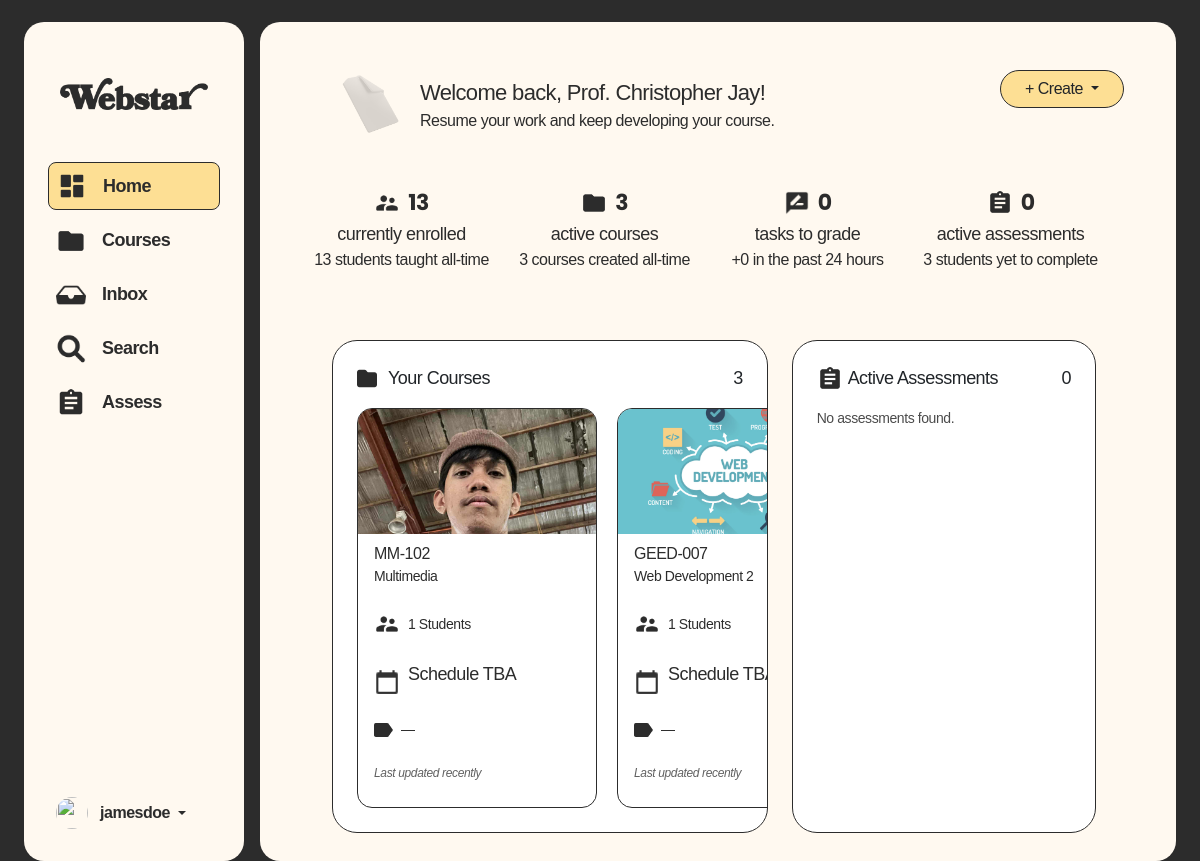
The app's page /prof/index.php (signed in) with its own data.
### tables this page shows
CREATE TABLE `courses` (
  `courseID` int(11) NOT NULL,
  `userID` int(11) NOT NULL,
  `courseCode` varchar(50) NOT NULL,
  `courseTitle` varchar(255) NOT NULL,
  `courseImage` varchar(255) NOT NULL,
  `isActive` int(3) NOT NULL DEFAULT 1,
  `code` varchar(20) NOT NULL,
  `section` varchar(20) NOT NULL
);

### prof/index.php (the view, shortened to what the rows shown need)
<?php
include('../shared/assets/database/connect.php');
include("../shared/assets/processes/prof-session-process.php");
$courses = [];
$result = executeQuery("SELECT * FROM courses WHERE userID = '$userID' AND isActive = '1' ORDER BY courseID DESC");
if ($result && mysqli_num_rows($result) > 0) {
    while ($row = mysqli_fetch_assoc($result)) {
        $courseID = $row['courseID'];
        $countStudentsQuery = "SELECT COUNT(*) AS studentCount FROM enrollments
        INNER JOIN courses ON enrollments.courseID = courses.courseID
        WHERE enrollments.courseID = '$courseID'";
        $countStudentResult = executeQuery($countStudentsQuery);
        $studentCount = 0;
        if (mysqli_num_rows($countStudentResult) > 0) {
            $countRow = mysqli_fetch_assoc($countStudentResult);
            $studentCount = $countRow['studentCount'];
        }
        $row['studentCount'] = $studentCount;
        $courses[] = $row;
    }
}
$totalCourses = count($courses);
?>
<!doctype html>
<html lang="en">
<head>
    <link href="https://cdn.jsdelivr.net/npm/bootstrap@5.3.6/dist/css/bootstrap.min.css" rel="stylesheet"
>
    <link rel="stylesheet" href="../shared/assets/css/global-styles.css">
    <link rel="stylesheet" href="../shared/assets/css/sidebar-and-container-styles.css">
    <link rel="stylesheet" href="../shared/assets/css/profIndex.css">
    <link href="https://cdnjs.cloudflare.com/ajax/libs/font-awesome/6.5.0/css/all.min.css" rel="stylesheet">
</head>
<body>
    <div class="container-fluid min-vh-100 d-flex justify-content-center align-items-center p-0 p-md-3"
        style="background-color: var(--black);">
        <div class="row w-100">
            <div class="col main-container m-0 p-0 mx-0 mx-md-2 p-0 p-md-4 overflow-y-auto">
                <div class="card border-0 px-3 pt-3 m-0 h-100 w-100 rounded-0 shadow-none"
                    style="background-color: transparent;">
                    <div class="container-fluid py-1 overflow-y-auto row-padding-top">
                        <div class="row">
                            <div class="container-fluid py-1 overflow-y-auto">
                                <div class="row">
                                    <div class="row mt-5">
                                        <div class="row pt-1 text-sbold text-18 ms-2">
                                            <div class="col-12 col-md-7">
                                                <div class="card left-card">
                                                    <div class="ps-4 pb-4 pe-4 scroll-attachments"
                                                        style="overflow-x: auto; white-space: nowrap;">
                                                        <div style="display: inline-flex; gap: 20px;">
                                                            <?php if ($totalCourses === 0) { ?>
                                                                <div class="text-reg text-14"
                                                                    style="color: var(--black); opacity: 0.85;">No courses
                                                                    found.</div>
                                                                <?php } else {
                                                                foreach ($courses as $course) {
                                                                    $courseCode = ($course['courseCode'] ?? '');
                                                                    $courseTitle = ($course['courseTitle'] ?? '');
                                                                    $yearSection = ($course['yearSection'] ?? '');
                                                                    $imageFile = trim((string) ($course['courseImage'] ?? ''));
                                                                    $imagePath = "../shared/assets/img/course-images/" . $imageFile;
                                                                    $fallbackImage = "../shared/assets/img/home/webdev.jpg";
                                                                ?>
                                                                    <div class="card custom-course-card">
                                                                        <img src="<?php echo $imageFile ? $imagePath : $fallbackImage; ?>"
                                                                            class="card-img-top"
                                                                            alt="<?php echo $courseTitle; ?>"
                                                                            onerror="this.onerror=null;this.src='<?php echo $fallbackImage; ?>';">
                                                                        <div class="card-body px-3 py-2">
                                                                            <div class="text-sbold text-16">
                                                                                <?php echo $courseCode; ?>
                                                                            </div>
                                                                            <p class="text-reg text-14 mb-0">
                                                                                <?php echo $courseTitle; ?>
                                                                            </p>
                                                                            <div class="d-flex align-items-center mb-2 mt-4">
                                                                                <img src="../shared/assets/img/profIndex/people.png"
                                                                                    alt="people" width="26" height="26">
                                                                                <span
                                                                                    class="text-reg text-14 ms-2"><?php echo $course['studentCount']; ?>
                                                                                    Students</span>
                                                                            </div>
                                                                            <div class="d-flex align-items-start mb-2 mt-4">
                                                                                <img src="../shared/assets/img/profIndex/calendar.png"
                                                                                    alt="calendar" width="26" height="26"
                                                                                    class="mt-2">
                                                                                <div class="calendar-schedule ms-2">
                                                                                    <div class="text-reg">
                                                                                        <?php echo nl2br(($course['schedule'] ?: 'Schedule TBA')); ?>
                                                                                    </div>
                                                                                </div>
                                                                            </div>
                                                                            <div class="d-flex align-items-center mb-2 mt-4">
                                                                                <img src="../shared/assets/img/profIndex/tag.png"
                                                                                    alt="tag">
                                                                                <span
                                                                                    class="text-reg text-14 ms-2"><?php echo $yearSection ?: '—'; ?></span>
                                                                            </div>
                                                                            <div class="text-reg fst-italic text-12 mt-4"
                                                                                style="color: var(--black); opacity: 0.75;">Last
                                                                                updated recently</div>
                                                                        </div>
                                                                    </div>
                                                            <?php }
                                                            } ?>
                                                        </div>
                                                    </div>
                                                </div>
                                            </div>
                                        </div>
                                    </div>
                                </div>
                            </div>
                        </div>
                    </div>
                </div>
            </div>
        </div>
</body>
</html>

### records on screen
courses: courseImage (picture), courseCode "MM-102", courseTitle "Multimedia", studentCount "1", schedule "Schedule TBA", yearSection "—"
courses: courseImage (picture), courseCode "GEED-007", courseTitle "Web Development 2", studentCount "1", schedule "Schedule…", yearSection "—"

### other values on screen
$profInfo['firstName'] "Christopher Jay"
$studentsTaught['studentsTaught'] "13"
$activeCourses['activeCourses'] "3"
$totalCourse['activeCourses'] "3"
$toGrade['toGrade'] "0"
$toGradeToday['toGradeToday'] "0"
$countAssessments['activeAssessments'] "0"
$pendingTodo['pending'] "3"
$totalCourses "3"
$totalAssessments "0"
